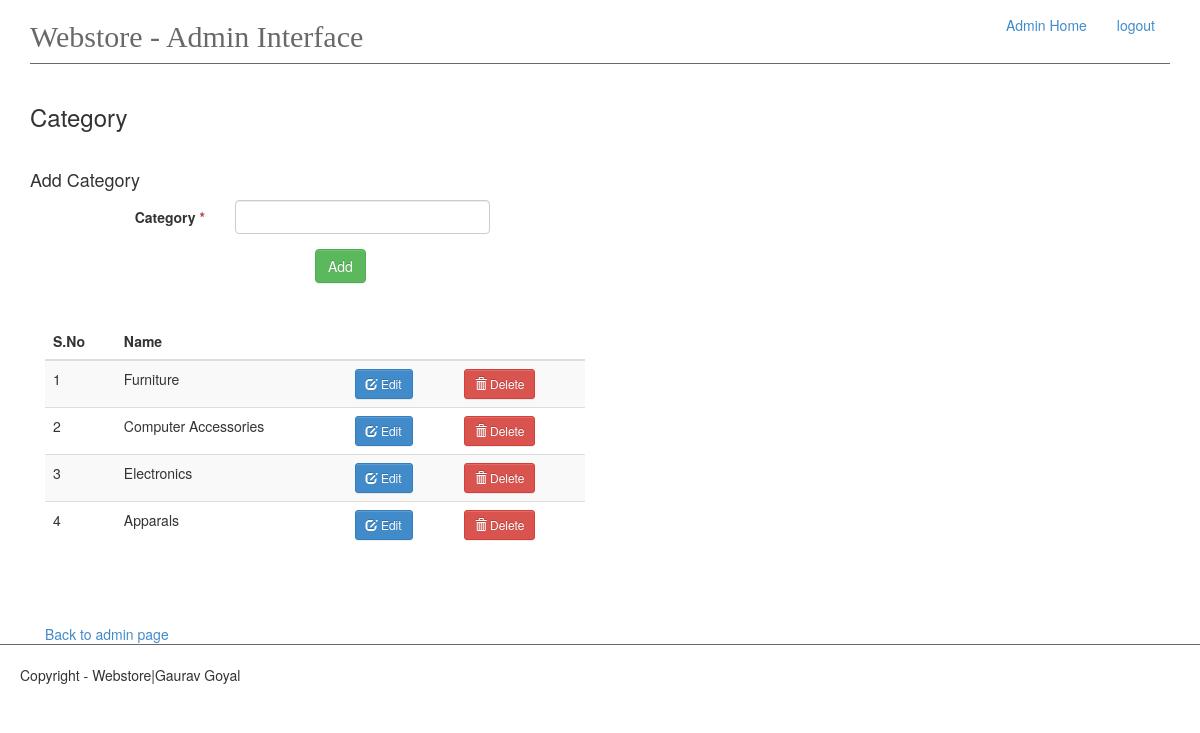
The app's page /admin/category/add/ (signed in) with its own data.
### app/models.py (models this page shows, shortened)
class Category(db.Model):
    id = db.Column(db.Integer, primary_key=True)
    name = db.Column(db.String(50), unique=True, index=True)
    products = db.relationship('Product', backref='category', lazy='dynamic')

### app/views.py (the view)
@app.route('/admin/category/add/', methods=['GET', 'POST'])
@login_required
def add_category():
    form = CategoryForm()
    if form.validate_on_submit():
        category = Category(name=form.name.data.title())
        db.session.add(category)
        db.session.commit()
        flash("category named "+ category.name + " is added to database.", 'text-success')
        return redirect(url_for('add_category'))
    categories = Category.query.all()
    return render_template('admin-panel/category.html', form=form, categories=categories)

### app/forms.py
class CategoryForm(Form):
    name = TextField('Category', validators=[Required('Category name is required')])

### app/__init__.py (called while the page is built)
@admin_login.user_loader
def load_user(id):
    return Admin.query.get(int(id))

### app/templates/admin-panel/category.html (shortened to what this page needs)
{% extends 'admin-panel/admin.html' %}
{% block content %}
    <h3>Category</h3>
    <br>
    <h4>Add Category</h4>
    <form class="form-horizontal" method="post" enctype= "multipart/form-data">
        {% for field in form if field.widget.input_type != 'hidden' %}
            <div class="col-md-12">
                <div class="form-group">
                    <label class="col-md-2 control-label">  {{ field.label }}
                        <span class="text-danger">*</span></label>
                    <div class="col-md-3"> {{ field(class_='form-control') }}</div>
                    <div class="col-md-6">
                    </div>
                </div >
            </div>
        {% endfor %}
        <div class="control-group">
            <div class="controls col-md-offset-3">
                <input type="submit" class="btn btn-success" value="Add">
            </div>
        </div>
    </form>
    <br>
    <br>
    <div class="col-md-6">
        <table class="table table-striped table-responsive col-md-6" id="cart_table">
            <thead>
            <tr>
                <th>S.No</th>
                <th>Name</th>
                <th></th>
                <th></th>
            </tr>
            </thead>
            <tbody>
            {% for item in categories %}
                <tr>
                    <td>{{ loop.index }}</td>
                    <td>{{ item.name }}</td>
                    <td>
                        <a href="{{ url_for('edit_category' , pk = item.id) }}" class="btn btn-sm btn-primary">
                            <span class="glyphicon glyphicon-edit"></span> Edit</a>
                    </td>
                    <td>
                        <a href="{{ url_for('delete_category' , pk = item.id) }}" class="btn btn-sm btn-danger">
                            <span class="glyphicon glyphicon-trash"></span>
                            Delete</a>
                    </td>
                </tr>
            {% endfor %}
            </tbody>
        </table>
    </div>
</div>
    <br>
    <div class="col-md-12"><a href="{{ url_for('admin_base') }}">Back to admin page</a></div>
{% endblock %}

### app/static/css/main.css (style rules this page uses)
#main #cart_table { margin-bottom: 30px; }

### records on screen
Category: name "Furniture"
Category: name "Computer Accessories"
Category: name "Electronics"
Category: name "Apparals"

### other values on screen
{{ field.label }} "Category"
